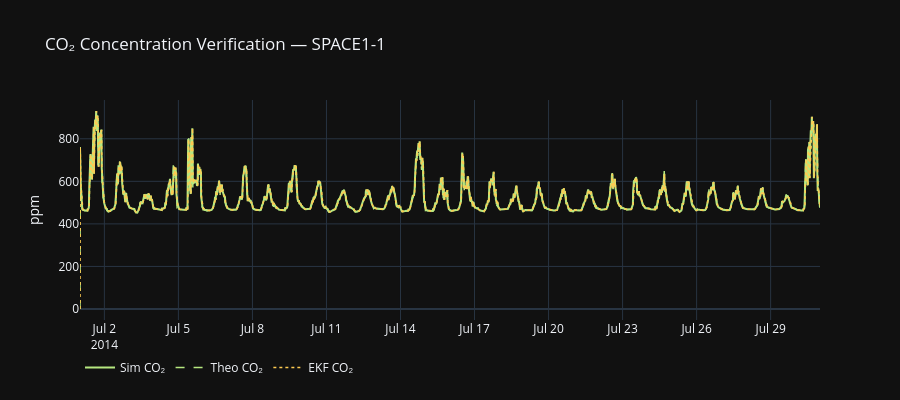

The code cell stored with this chart in its notebook:
### Markdown cell above
## 3 · CO₂ Verification (C_in)

### Code cell
fig = go.Figure()
t = df['Datetime']

fig.add_trace(go.Scatter(x=t, y=df[f'{ZONE}_CO2_ppm'],
    name='Sim CO₂', line=dict(color='#B6E880', width=2)))
fig.add_trace(go.Scatter(x=t, y=df[f'{ZONE}_C_in_theo'],
    name='Theo CO₂', line=dict(color='#B6E880', width=1.5, dash='dash')))
fig.add_trace(go.Scatter(x=t, y=df[f'{ZONE}_C_in_est'],
    name='EKF CO₂', line=dict(color='#FECB52', width=1.5, dash='dot')))

fig.update_layout(template='plotly_dark', height=400,
    title=f'CO₂ Concentration Verification — {ZONE}',
    yaxis_title='ppm',
    legend=dict(orientation='h', y=-0.15))
fig.show()

### Figure 1 — Plotly figure (JSON) as saved in the notebook; plotly's stock layout.template omitted (floating-point values rounded to 4 significant figures; data arrays with more than 128 entries replaced by an {"elided": "..."} marker saying what was removed)
{"data": [{"line": {"color": "#B6E880", "width": 2}, "name": "Sim CO₂", "type": "scatter", "x": {"elided": "2880 str values"}, "y": {"elided": "2880 float values"}}, {"line": {"color": "#B6E880", "dash": "dash", "width": 1.5}, "name": "Theo CO₂", "type": "scatter", "x": {"elided": "2880 str values"}, "y": {"elided": "2880 float values"}}, {"line": {"color": "#FECB52", "dash": "dot", "width": 1.5}, "name": "EKF CO₂", "type": "scatter", "x": {"elided": "2880 str values"}, "y": {"elided": "2880 float values"}}], "layout": {"height": 400, "legend": {"orientation": "h", "y": -0.15}, "title": {"text": "CO₂ Concentration Verification — SPACE1-1"}, "yaxis": {"title": {"text": "ppm"}}}}
